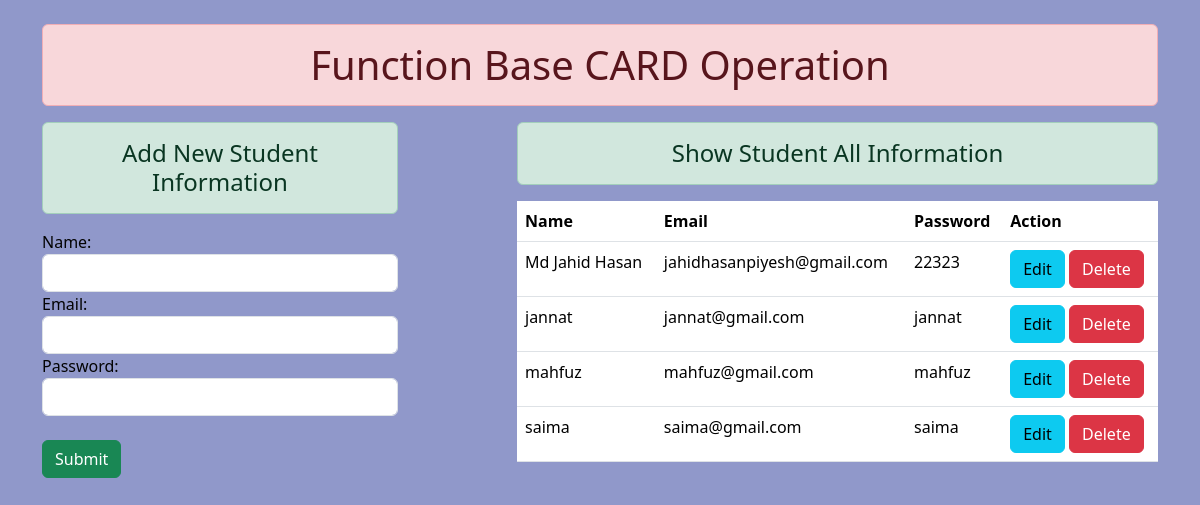
The page / on the database its author committed.
### cardapp/models.py (models this page shows)
class User(models.Model):
    name = models.CharField(max_length=70)
    email = models.EmailField(max_length=40)
    password = models.CharField(max_length=50)

### cardapp/views.py (the view)
# urls.py: path('', views.addandshow, name = 'addandshow'),
def addandshow(request):
    if request.method == 'POST':
        F = StudentForms(request.POST)
        if F.is_valid():
            F.save()
        F = StudentForms()
        messages.add_message(request, messages.SUCCESS,'Your Student Information Has Been Created !')
    else:
        F = StudentForms()
    data = User.objects.all()
    return render(request, 'cardapp/addandshow.html',{'fm': F,'show': data})

### cardapp/forms.py
class StudentForms(forms.ModelForm):
    class Meta:
        model=User
        fields=('name','email','password')
        widgets={
            'name':forms.TextInput(attrs={'class':'form-control'}),
            'email':forms.EmailInput(attrs={'class':'form-control'}),
            'password':forms.PasswordInput(render_value=True,attrs={'class':'form-control'})
        }

### cardapp/templates/cardapp/addandshow.html (shortened to what this page needs)
{% extends "cardapp/base.html" %}
{% block container %}
<div class="row">
    <div class="col-sm-4">
        <h4 class= 'text-center alert alert-success'>Add New Student Information</h4>
        <form style="color: rgb(3, 3, 3);" action="" method="post">
            {{fm}} <br>
            <input type="submit" class=' btn btn-success' value="Submit">
        </form>
        <br>
    </div>
    <div class="col-sm-7 offset-1">
        <h4 class='text-center alert alert-success'>Show Student All Information</h4>
        {% if show %}
        <table class="table table-hover">
            <thead>
              <tr>
                <th scope="col">Name</th>
                <th scope="col">Email</th>
                <th scope="col">Password</th>
                <th scope="col">Action</th>
              </tr>
            </thead>
            <tbody>
                {% for i in show %}
                <tr>
                    <td>{{i.name}}</td>
                    <td>{{i.email}}</td>
                    <td>{{i.password}}</td>
                    <td>
                        <a href="{% url 'update' i.id %}" class='btn btn-info'>Edit</a>
                        <form action="{% url 'remove' i.id %}" method="post" class='d-inline'>
                            <input type="submit" class='btn btn-danger' value="Delete">
                        </form>
                    </td>
                  </tr>
                {% endfor %}
            </tbody>
          </table>
          {% else %}
          <h6 class=' text-center alert alert-danger'>No Record</h6>
        {% endif %}
    </div>
</div>
{% endblock container %}

### rows shown on the page
User: name "Md Jahid Hasan", email "jahidhasanpiyesh@gmail.com", password "22323"
User: name "jannat", email "jannat@gmail.com", password "jannat"
User: name "mahfuz", email "mahfuz@gmail.com", password "mahfuz"
User: name "saima", email "saima@gmail.com", password "saima"
